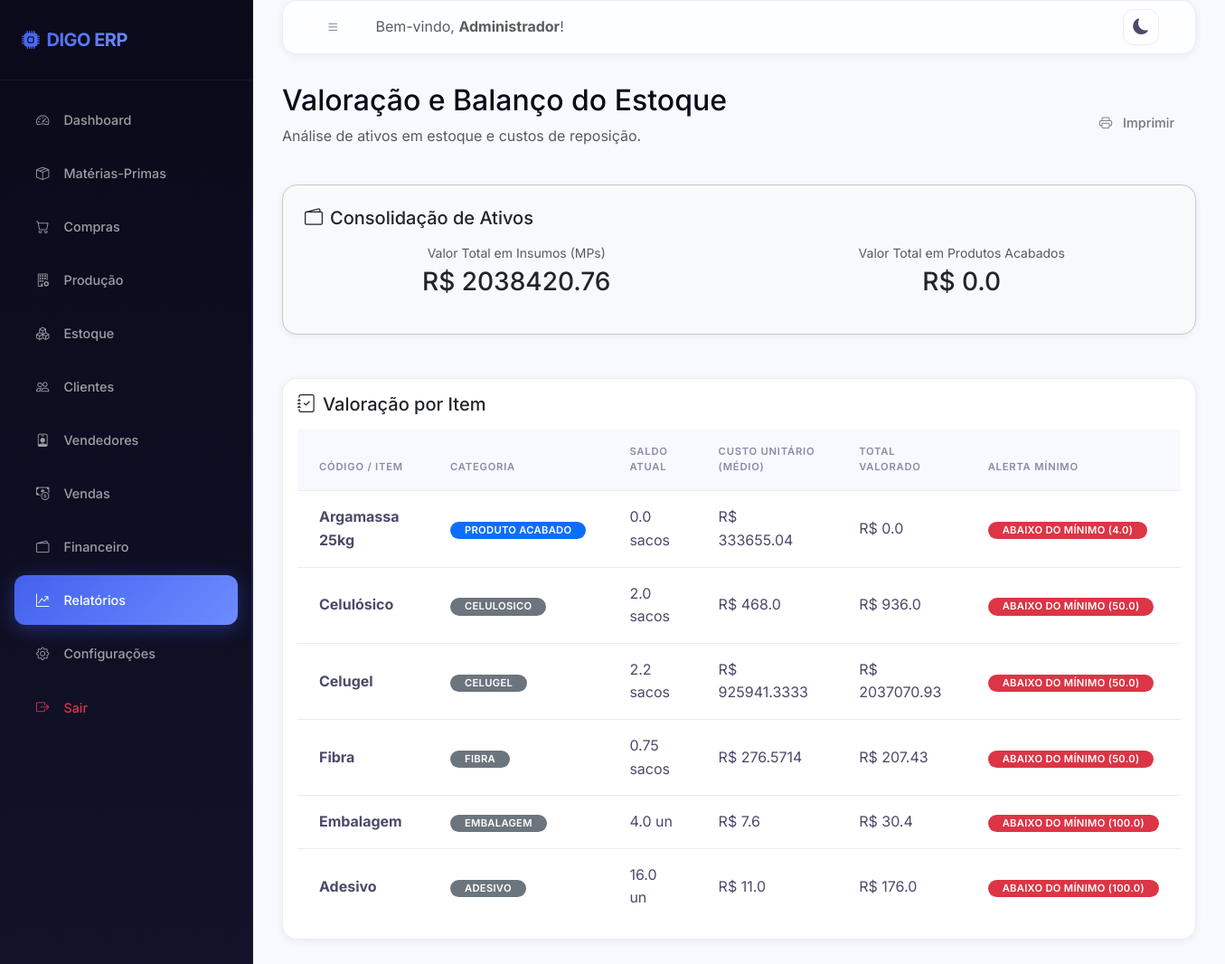
The app's page /relatorios/estoque (signed in), older data.
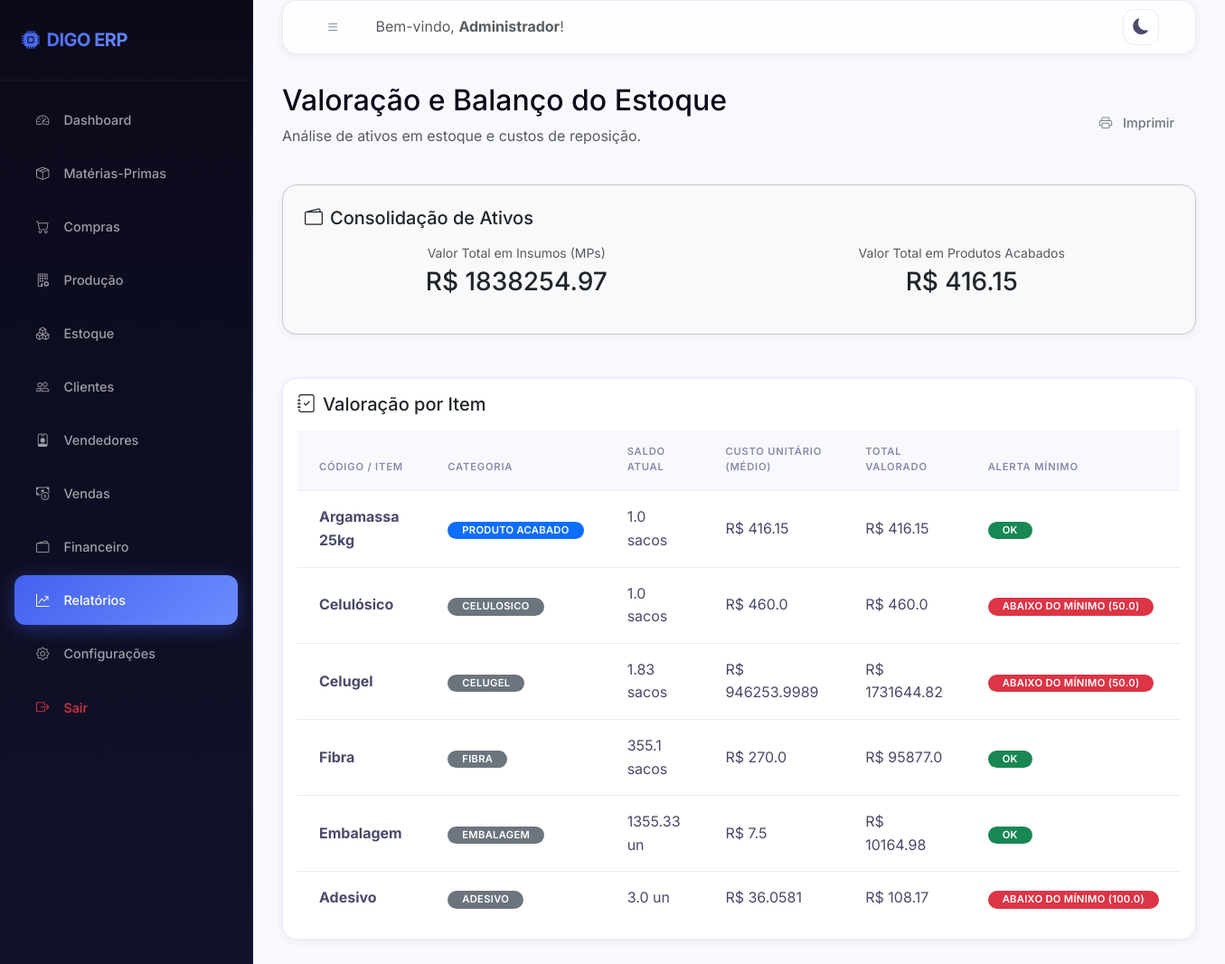
The same page, newer data.
### models/produto.py (models this page shows, shortened)
class ProdutoFinal(db.Model):
    __tablename__ = 'produto_final'
    id = db.Column(db.Integer, primary_key=True)
    nome = db.Column(db.String(100), default='Argamassa 25kg')
    peso_kg = db.Column(db.Float, default=25.0)
    estoque_atual = db.Column(db.Float, default=0.0)  # em sacos
    estoque_minimo = db.Column(db.Float, default=0.0)
    custo_calculado = db.Column(db.Float, default=0.0)   # custo total por saco
    preco_venda_padrao = db.Column(db.Float, default=0.0)
    margem_lucro_pct = db.Column(db.Float, default=15.0)
    atualizado_em = db.Column(db.DateTime, default=datetime.utcnow, onupdate=datetime.utcnow)
    @property
    def valor_em_estoque(self):
        return self.estoque_atual * self.custo_calculado
    @property
    def abaixo_minimo(self):
        return self.estoque_atual < self.estoque_minimo

### models/materia_prima.py (models this page shows, shortened)
class MateriaPrima(db.Model):
    __tablename__ = 'materias_primas'
    id = db.Column(db.Integer, primary_key=True)
    nome = db.Column(db.String(100), nullable=False)
    tipo = db.Column(db.String(30), nullable=False)  # celulosico|celugel|fibra|embalagem|adesivo
    peso_saco_kg = db.Column(db.Float, default=25.0)      # peso do saco comprado
    quantidade_uso_kg = db.Column(db.Float, default=0.0)  # kg consumidos por saco de produto
    preco_saco = db.Column(db.Float, default=0.0)          # preço por saco comprado
    frete_saco = db.Column(db.Float, default=0.0)          # frete rateado por saco
    custo_medio = db.Column(db.Float, default=0.0)         # custo médio calculado
    estoque_atual = db.Column(db.Float, default=0.0)       # em unidades (sacos ou pcs)
    estoque_minimo = db.Column(db.Float, default=0.0)
    fornecedor_id = db.Column(db.Integer, db.ForeignKey('fornecedores.id'), nullable=True)
    observacoes = db.Column(db.Text)
    atualizado_em = db.Column(db.DateTime, default=datetime.utcnow, onupdate=datetime.utcnow)
    movimentacoes = db.relationship('MovimentacaoEstoque', backref='materia_prima',
                                    lazy='dynamic',
                                    foreign_keys='MovimentacaoEstoque.materia_prima_id')
    @property
    def valor_em_estoque(self):
        custo = self.custo_medio if self.custo_medio else (self.preco_saco + self.frete_saco)
        return self.estoque_atual * custo
    @property
    def abaixo_minimo(self):
        return self.estoque_atual < self.estoque_minimo

### routes/relatorios.py (the view)
@relatorios_bp.route('/estoque')
@login_required
def estoque():
    mps = MateriaPrima.query.order_by(MateriaPrima.id).all()
    from models.produto import ProdutoFinal
    produto = ProdutoFinal.query.first()
    return render_template('relatorios/estoque.html', mps=mps, produto=produto)

### models/usuario.py (called while the page is built)
    @property
    def is_admin(self):
        return self.perfil == 'admin'

### templates/relatorios/estoque.html (shortened to what the changed rows need)
{% extends 'base.html' %}
{% block content %}
<div class="row mb-4 align-items-center">
    <div class="col-sm-6">
        <h2 class="font-weight-bold">Valoração e Balanço do Estoque</h2>
    </div>
</div>
<div class="row g-4">
    <div class="col-12">
        <div class="card p-4 bg-light border-secondary-subtle">
            <div class="row text-center">
                <div class="col-md-6 mb-2">
                    <span class="text-muted small d-block">Valor Total em Insumos (MPs)</span>
                    <h3 class="font-weight-bold text-dark mt-1">
                        R$ {% set ns = namespace(val=0) %}
                        {% for mp in mps %}
                            {% set ns.val = ns.val + mp.valor_em_estoque %}
                        {% endfor %}
                        {{ ns.val|round(2) }}
                    </h3>
                </div>
                <div class="col-md-6 mb-2">
                    <span class="text-muted small d-block">Valor Total em Produtos Acabados</span>
                    <h3 class="font-weight-bold text-indigo mt-1">
                        R$ {{ (produto.valor_em_estoque if produto else 0)|round(2) }}
                    </h3>
                </div>
            </div>
        </div>
    </div>
    <div class="col-12">
        <div class="card p-3">
            <div class="table-responsive">
                <table class="table table-hover">
                    <thead>
                        <tr>
                            <th>Código / Item</th>
                            <th>Categoria</th>
                            <th>Saldo Atual</th>
                            <th>Custo Unitário (Médio)</th>
                            <th>Total Valorado</th>
                            <th>Alerta Mínimo</th>
                        </tr>
                    </thead>
                    <tbody>
                        {% if produto %}
                        <tr class="table-indigo">
                            <td><strong>{{ produto.nome }}</strong></td>
                            <td><span class="badge bg-primary">Produto Acabado</span></td>
                            <td>{{ produto.estoque_atual|round(0) }} sacos</td>
                            <td>R$ {{ produto.custo_calculado|round(2) }}</td>
                            <td class="font-weight-bold">R$ {{ produto.valor_em_estoque|round(2) }}</td>
                            <td>
                                {% if produto.abaixo_minimo %}
                                <span class="badge bg-danger">Abaixo do mínimo ({{ produto.estoque_minimo }})</span>
                                {% else %}
                                <span class="badge bg-success">Ok</span>
                                {% endif %}
                            </td>
                        </tr>
                        {% endif %}
                        {% for mp in mps %}
                        <tr>
                            <td><strong>{{ mp.nome }}</strong></td>
                            <td><span class="badge bg-secondary">{{ mp.tipo|capitalize }}</span></td>
                            <td>{{ mp.estoque_atual|round(2) }} {% if mp.tipo in ('embalagem', 'adesivo') %}un{% else %}sacos{% endif %}</td>
                            <td>R$ {{ (mp.custo_medio if mp.custo_medio else (mp.preco_saco + mp.frete_saco))|round(4) }}</td>
                            <td class="font-weight-bold">R$ {{ mp.valor_em_estoque|round(2) }}</td>
                            <td>
                                {% if mp.abaixo_minimo %}
                                <span class="badge bg-danger">Abaixo do mínimo ({{ mp.estoque_minimo }})</span>
                                {% else %}
                                <span class="badge bg-success">Ok</span>
                                {% endif %}
                            </td>
                        </tr>
                        {% endfor %}
                    </tbody>
                </table>
            </div>
        </div>
    </div>
</div>
{% endblock %}

Row changes from the older to the newer data that the page shows:
changed ProdutoFinal "Argamassa 25kg": estoque_atual+custo_calculado "0.0" → "416.15"; estoque_atual "0.0" → "1.0"; custo_calculado "333655.04" → "416.15"; valor_em_estoque "0.0" → "416.15"; estoque_minimo "4.0" → (not shown)
changed MateriaPrima "Celulósico": estoque_atual "2.0" → "1.0"; custo_medio "468.0" → "460.0"; valor_em_estoque "936.0" → "460.0"
changed MateriaPrima "Celugel": estoque_atual "2.2" → "1.83"; custo_medio "925941.3333" → "946253.9989"; valor_em_estoque "2037070.93" → "1731644.82"
changed MateriaPrima "Fibra": estoque_atual "0.75" → "355.1"; custo_medio "276.5714" → "270.0"; valor_em_estoque "207.43" → "95877.0"; estoque_minimo "50.0" → (not shown); estoque_atual "ABAIXO DO MÍNIMO ( )" → "OK"
changed MateriaPrima "Embalagem": estoque_atual "4.0" → "1355.33"; custo_medio "7.6" → "7.5"; valor_em_estoque "30.4" → "10164.98"; estoque_minimo "100.0" → (not shown); estoque_atual "ABAIXO DO MÍNIMO ( )" → "OK"
changed MateriaPrima "Adesivo": estoque_atual "16.0" → "3.0"; custo_medio "11.0" → "36.0581"; valor_em_estoque "176.0" → "108.17"
Text that changed along with them:
{{ ns.val|round(2) }}: "2038420.76" → "1838254.97"
text no longer shown: "ABAIXO DO MÍNIMO ( )"
text now shown: "OK"
